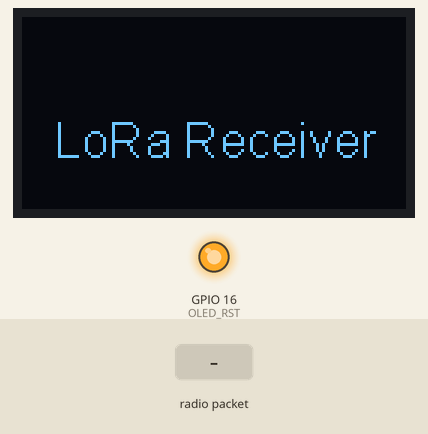
Simulated run of this sketch. Board: ESP32. Shown: 128×64 one-colour display, output pins drawn as LEDs (lit = HIGH). Inputs (shaded band) come from the test bench. No radio packets arrive unless stated; what the sketch prints to the serial monitor is not drawn.

Above: at 4.7 s.
4.8 s: radio packet "1" arrives
At 7.1 s:
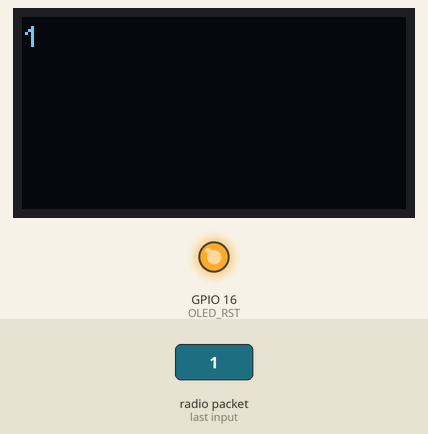
7.8 s: radio packet "0" arrives
At 10.0 s:
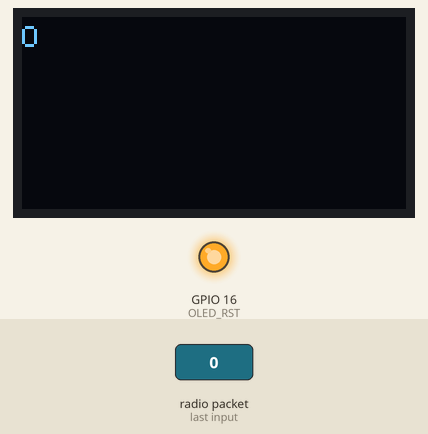
10.8 s: radio packet "2" arrives
Timing chart, 0 to 13.8 s (numbered marks = the images above; inputs shaded):
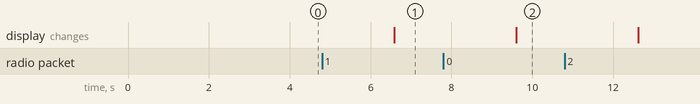

Measured:
- after the input at 4.8 s, the display: changes after 1.8 s (image 1)
- after the input at 7.8 s, the display: changes after 1.8 s (image 2)

The sketch:

Receiver_test.ino
```cpp
#include <Wire.h>
#include <SSD1306.h>
#include <SPI.h>
#include <LoRa.h>
#include <WiFi.h>


#define OLED_SDA    4
#define OLED_SCL    15
#define OLED_RST    16

#define SCK     5    // GPIO5  -- SX1278's SCK
#define MISO    19   // GPIO19 -- SX1278's MISO
#define MOSI    27   // GPIO27 -- SX1278's MOSI
#define SS      18   // GPIO18 -- SX1278's CS
#define RST     14   // GPIO14 -- SX1278's RESET
#define DI0     26   // GPIO26 -- SX1278's IRQ(Interrupt Request)

SSD1306 display(0x3c, OLED_SDA, OLED_SCL);


void setup() {
  Serial.begin(115200);
  while (!Serial);
  Serial.println();
  Serial.println("LoRa Receiver");

  // Configure OLED by setting the OLED Reset HIGH
  pinMode(OLED_RST, OUTPUT);
  digitalWrite(OLED_RST, HIGH);
  display.init();
  display.flipScreenVertically();
  display.clear();

  // Configure word and position
  display.setFont(ArialMT_Plain_16);
  display.setTextAlignment(TEXT_ALIGN_CENTER);
  display.drawString(display.getWidth() / 2, display.getHeight() / 2, "LoRa Receiver");
  display.display();
  delay(2000);

  // Configure the LoRA radio
  LoRa.begin(920E6);
  SPI.begin(SCK, MISO, MOSI, SS);
  LoRa.setPins(SS, RST, DI0);
  if (!LoRa.begin(920 * 1E6)) {
    Serial.println("Starting LoRa failed!");
    while (1);
  }
  Serial.println("init ok");

  // Set the radio into receive mode
  LoRa.receive();
  delay(1500);
}

void displayLoraData(String LoRaData) {
  display.clear();
  display.setTextAlignment(TEXT_ALIGN_LEFT);
  display.setFont(ArialMT_Plain_10);
  display.drawString(0 , 0 , LoRaData);
  display.display();
}

void loop() {
  int packetSize = LoRa.parsePacket();
    if (packetSize) {
    String LoRaData = LoRa.readString();
    Serial.println(LoRaData);
    displayLoraData(LoRaData);
    }

  delay(1000);
}
```
